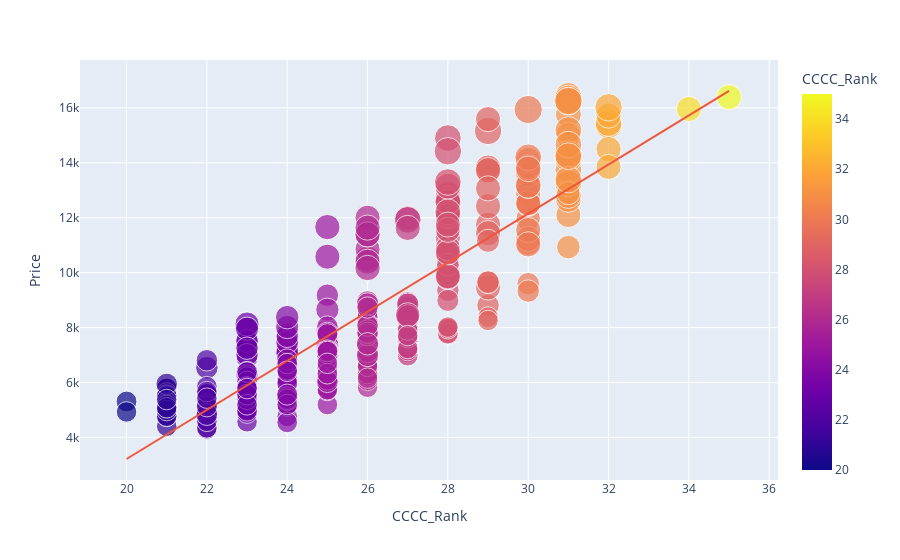
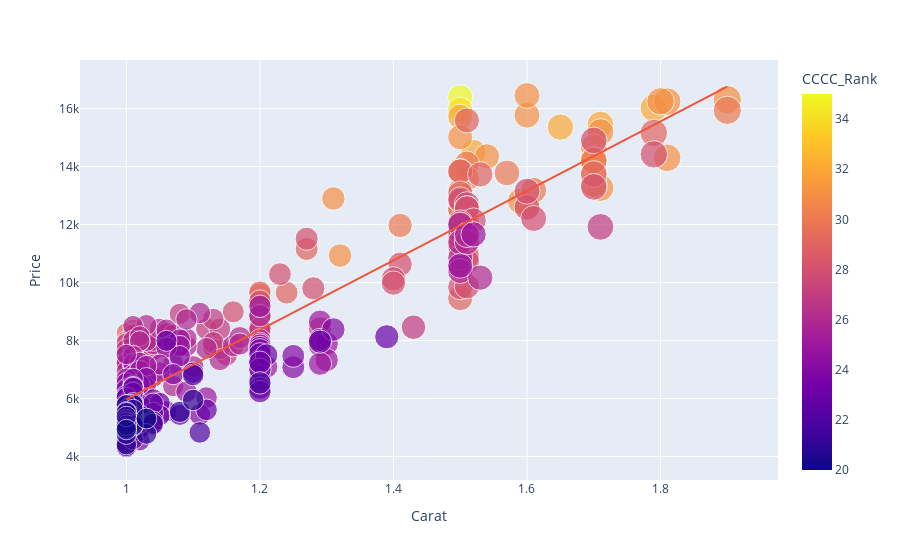

Notebook source saved alongside these figures, in order:
### Code cell
fig = px.scatter(df, x="CCCC_Rank"
                 , y="Price"
                 , color="CCCC_Rank"
                 , size='Carat'
                 , hover_data=['Price']
                 , trendline='ols')
fig.show()

fig = px.scatter(df, x="Carat"
                 , y="Price"
                 , color="CCCC_Rank"
                 , size='Carat'
                 , hover_data=['Price']
                 , trendline='ols')
fig.show()

### Figure 1 — Plotly figure (JSON) as saved in the notebook; plotly's stock layout.template omitted (floating-point values rounded to 4 significant figures; data arrays with more than 128 entries replaced by an {"elided": "..."} marker saying what was removed)
{"data": [{"customdata": {"elided": "395x1 int values"}, "hovertemplate": "CCCC_Rank=%{marker.color}<br>Price=%{customdata[0]}<br>Carat=%{marker.size}<extra></extra>", "legendgroup": "", "marker": {"color": {"elided": "395 int values"}, "coloraxis": "coloraxis", "size": {"elided": "395 float values"}, "sizemode": "area", "sizeref": 0.00475, "symbol": "circle"}, "mode": "markers", "name": "", "showlegend": false, "type": "scatter", "x": {"elided": "395 int values"}, "xaxis": "x", "y": {"elided": "395 int values"}, "yaxis": "y"}, {"hovertemplate": "<b>OLS trendline</b><br>Price = 893.369 * CCCC_Rank + -14651.5<br>R<sup>2</sup>=0.766630<br><br>CCCC_Rank=%{x}<br>Price=%{y} <b>(trend)</b><extra></extra>", "legendgroup": "", "marker": {"symbol": "circle"}, "mode": "lines", "name": "", "showlegend": false, "type": "scatter", "x": {"elided": "395 int values"}, "xaxis": "x", "y": {"elided": "395 float values"}, "yaxis": "y"}], "layout": {"coloraxis": {"colorbar": {"title": {"text": "CCCC_Rank"}}, "colorscale": [[0, "#0d0887"], [0.1111, "#46039f"], [0.2222, "#7201a8"], [0.3333, "#9c179e"], [0.4444, "#bd3786"], [0.5556, "#d8576b"], [0.6667, "#ed7953"], [0.7778, "#fb9f3a"], [0.8889, "#fdca26"], [1, "#f0f921"]]}, "legend": {"itemsizing": "constant", "tracegroupgap": 0}, "margin": {"t": 60}, "xaxis": {"anchor": "y", "domain": [0, 1], "title": {"text": "CCCC_Rank"}}, "yaxis": {"anchor": "x", "domain": [0, 1], "title": {"text": "Price"}}}}

### Figure 2 — Plotly figure (JSON) as saved in the notebook; plotly's stock layout.template omitted (floating-point values rounded to 4 significant figures; data arrays with more than 128 entries replaced by an {"elided": "..."} marker saying what was removed)
{"data": [{"customdata": {"elided": "395x1 int values"}, "hovertemplate": "Carat=%{marker.size}<br>Price=%{customdata[0]}<br>CCCC_Rank=%{marker.color}<extra></extra>", "legendgroup": "", "marker": {"color": {"elided": "395 int values"}, "coloraxis": "coloraxis", "size": {"elided": "395 float values"}, "sizemode": "area", "sizeref": 0.00475, "symbol": "circle"}, "mode": "markers", "name": "", "showlegend": false, "type": "scatter", "x": {"elided": "395 float values"}, "xaxis": "x", "y": {"elided": "395 int values"}, "yaxis": "y"}, {"hovertemplate": "<b>OLS trendline</b><br>Price = 11980.2 * Carat + -6009.67<br>R<sup>2</sup>=0.848309<br><br>Carat=%{x}<br>Price=%{y} <b>(trend)</b><extra></extra>", "legendgroup": "", "marker": {"symbol": "circle"}, "mode": "lines", "name": "", "showlegend": false, "type": "scatter", "x": {"elided": "395 float values"}, "xaxis": "x", "y": {"elided": "395 float values"}, "yaxis": "y"}], "layout": {"coloraxis": {"colorbar": {"title": {"text": "CCCC_Rank"}}, "colorscale": [[0, "#0d0887"], [0.1111, "#46039f"], [0.2222, "#7201a8"], [0.3333, "#9c179e"], [0.4444, "#bd3786"], [0.5556, "#d8576b"], [0.6667, "#ed7953"], [0.7778, "#fb9f3a"], [0.8889, "#fdca26"], [1, "#f0f921"]]}, "legend": {"itemsizing": "constant", "tracegroupgap": 0}, "margin": {"t": 60}, "xaxis": {"anchor": "y", "domain": [0, 1], "title": {"text": "Carat"}}, "yaxis": {"anchor": "x", "domain": [0, 1], "title": {"text": "Price"}}}}
